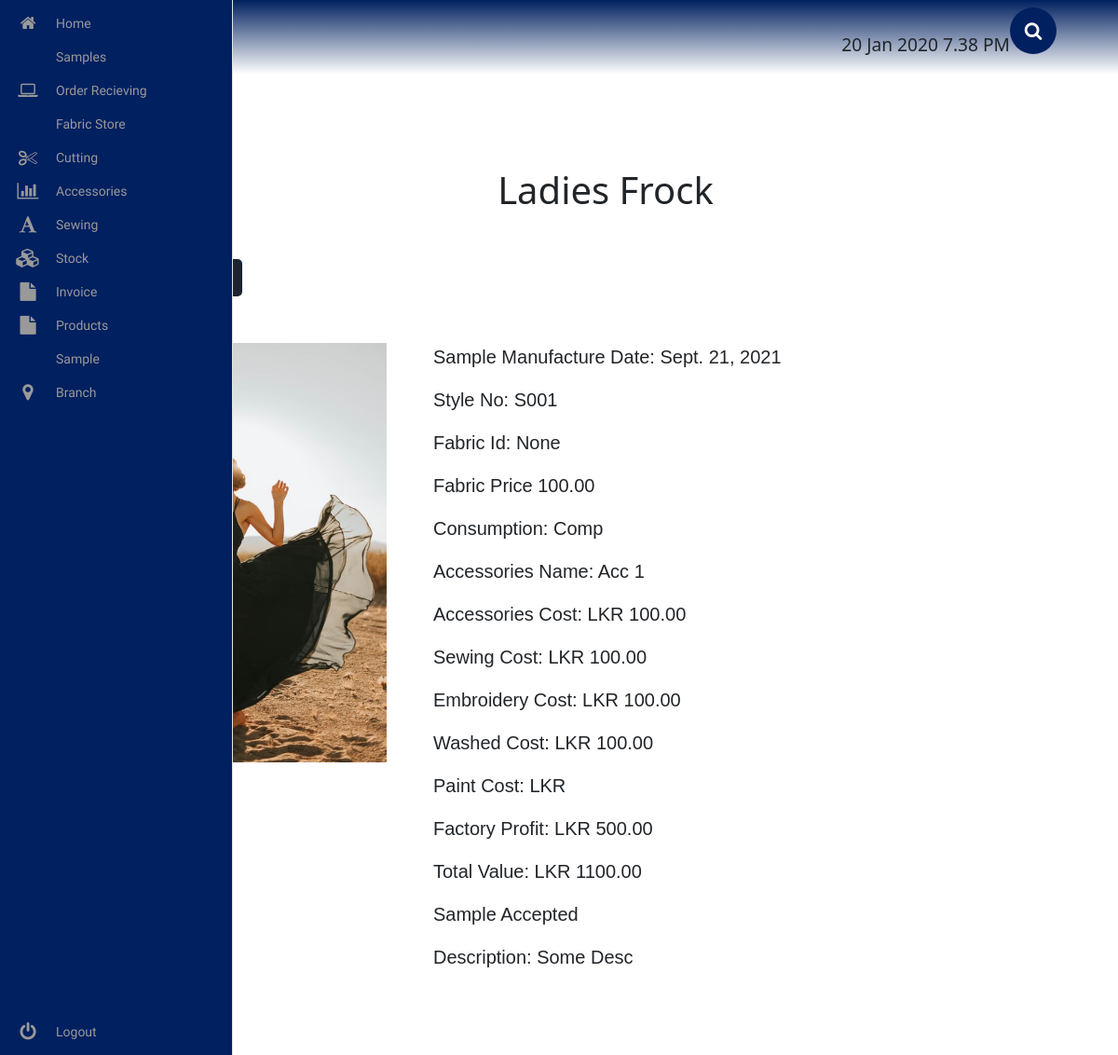
The app's page /sample/ladies-frock/1/, older data.
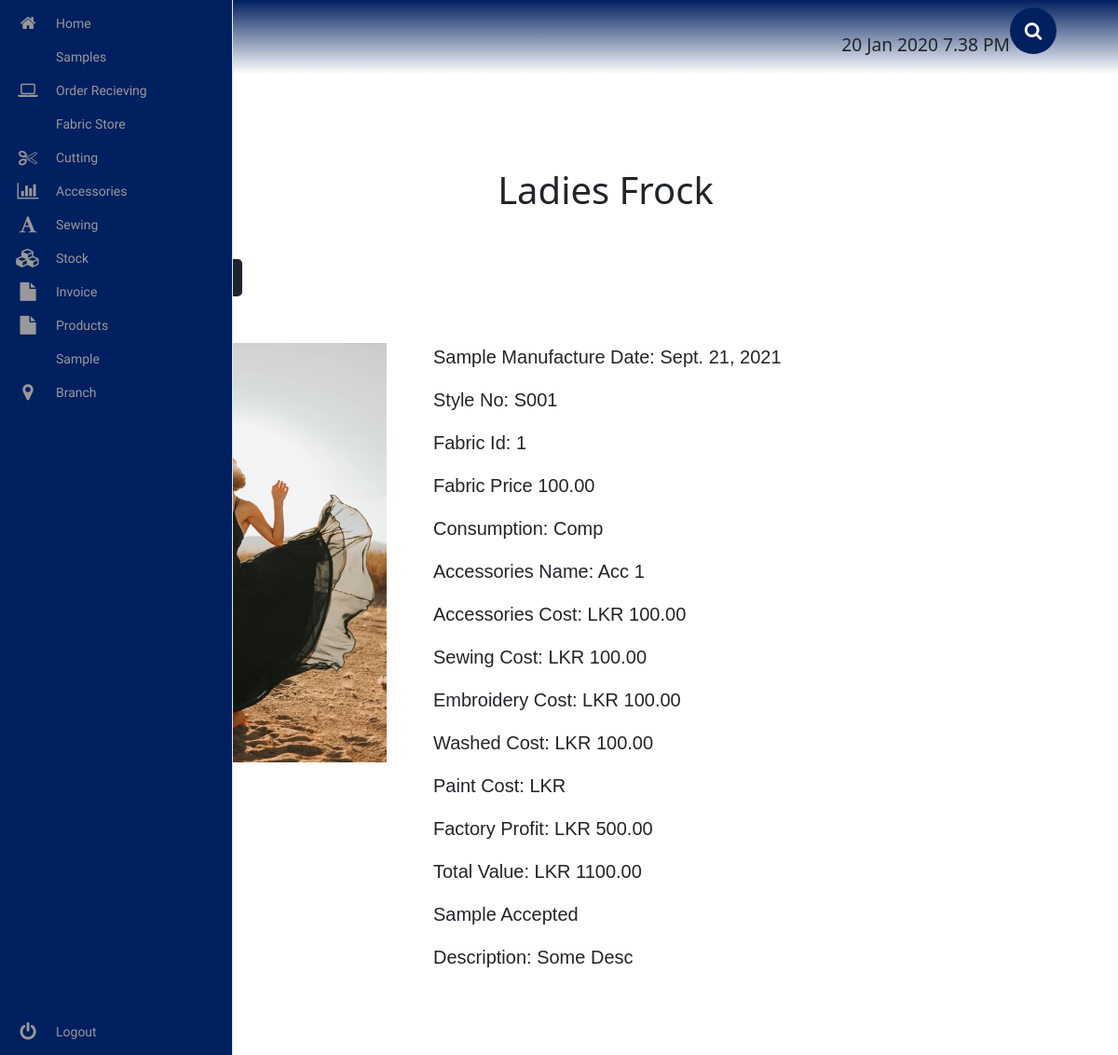
The same page, newer data.
### sample/models.py (models this page shows, shortened)
class LadiesFrock(models.Model):
    img = models.ImageField(upload_to='products/ladies/ladies-frock/img/')
    sample_manufactured_date = models.DateField()
    style_no = models.CharField(max_length=1000)
    fabric = models.ForeignKey(OrderOut, on_delete=models.SET_NULL, null=True, blank=True)
    fabric_price = models.DecimalField(decimal_places=2, max_digits=100000)
    consumption = models.CharField(max_length=1000)
    acc_name = models.CharField(max_length=1000)
    accessories = models.ForeignKey(AccSentOut, on_delete=models.SET_NULL, null=True, blank=True)
    acc_cost = models.DecimalField(decimal_places=2, max_digits=100000)
    sewing_cost = models.DecimalField(decimal_places=2, max_digits=100000)
    embroidery_cost = models.DecimalField(decimal_places=2, max_digits=100000)
    washed_cost = models.DecimalField(decimal_places=2, max_digits=100000)
    paint_cost = models.DecimalField(decimal_places=2, max_digits=100000)
    factory_profit = models.DecimalField(decimal_places=2, max_digits=100000)
    total_value = models.DecimalField(decimal_places=2, max_digits=100000)
    accepted = models.BooleanField(default=True)
    description = models.CharField(max_length=1000)

### sample/views.py (the view)
# urls.py: path('ladies-frock/<int:id>/', ladies_frock_view, name="ladies_frock_view"),
def ladies_frock_view(request, id):
	template_name = 'ladies_frock.html'
	try:
		obj = LadiesFrock.objects.get(id=id)
	except LadiesFrock.DoesNotExist:
		raise Http404
	if request.method == 'POST':
		form = LadiesFrockForm(data=request.POST, instance=obj)
		if form.is_valid():
			form.save()
	else:
		form = LadiesFrockForm(instance=obj)
	context = {
		'form': form,
		'object': obj,
	}
	return render(request, template_name, context)

### sample/templates/ladies_frock.html (shortened to what this page needs)
<!DOCTYPE html>
<html lang="en">
{% extends 'base.html' %}
{% load static %}
{% load crispy_forms_tags %}
    {% block extra_css %}
        <link rel="stylesheet" href="{% static 'sample/css/ladies_frock.css' %}">
    {% endblock %}
    {% block content %}
        <div class="ladies__frock__container">
            <h1> Ladies Frock </h1>
            <div class="ladies__frock__btn">
                <button>
                    <a href="{% url 'sample:ladies_frock_print_view' object.id %}" target="_blank"> Print  </a>
                </button>
                <button onclick="FormDisplay()" id="edit-btn"> Edit </button>
            </div>
            <div class="ladies__frock__wrapper">
                <img src="{{ object.img.url }}" alt="img" class="ladies__frock__img">
                <div class="ladies__frock__details">
                    <p> Sample Manufacture Date: {{ object.sample_manufactured_date }} </p>
                    <p> Style No: {{ object.style_no }} </p>
                    <p> Fabric Id: {{ object.fabric_id }} </p>
                    <p> Fabric Price {{ object.fabric_price }} </p>
                    <p> Consumption: {{ object.consumption }} </p>
                    <p> Accessories Name: {{ object.acc_name }} </p>
                    <p> Accessories Cost: LKR {{ object.acc_cost }} </p>
                    <p> Sewing Cost: LKR {{ object.sewing_cost }} </p>
                    <p> Embroidery Cost: LKR {{ object.embroidery_cost}} </p>
                    <p> Washed Cost: LKR {{ object.washed_cost }} </p>
                    <p> Paint Cost: LKR {{ object.pain_cost}} </p>
                    <p> Factory Profit: LKR {{ object.factory_profit }} </p>
                    <p> Total Value: LKR {{ object.total_value }} </p>
                    <p> {% if object.accepted == True %}
                        Sample Accepted
                        {% else %}
                        Sample Rejected
                        {% endif %}
                    </p>
                    <p> Description: {{ object.description }} </p>
                </div>
            </div>
        </div>
    {% endblock %}

Row changes from the older to the newer data that the page shows:
changed LadiesFrock "Comp": fabric_id "None" → "1"
